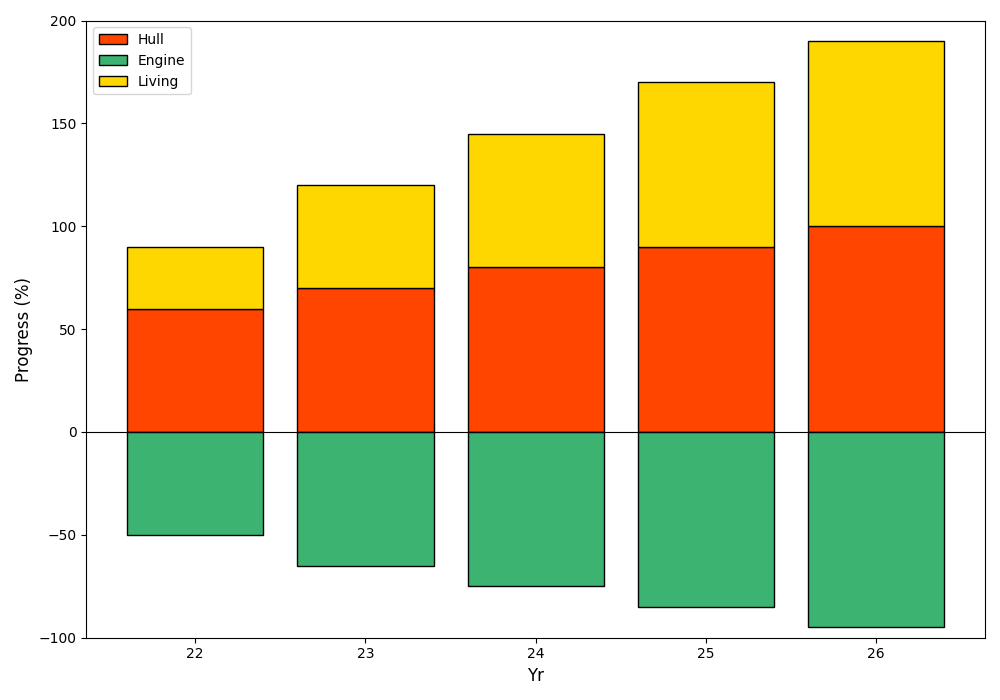

Write the Python code that produced this figure.
import matplotlib.pyplot as plt
import numpy as np

years = ['22', '23', '24', '25', '26']
hull = np.array([60, 70, 80, 90, 100])
engine = np.array([-50, -65, -75, -85, -95])
living = np.array([30, 50, 65, 80, 90])

fig, ax = plt.subplots(figsize=(10, 7))

new_colors = ['#FF4500', '#3CB371', '#FFD700']

ax.bar(years, hull, color=new_colors[0], edgecolor='black', label='Hull')
ax.bar(years, engine, color=new_colors[1], edgecolor='black', label='Engine')
ax.bar(years, living, color=new_colors[2], edgecolor='black', label='Living', bottom=hull)

ax.set_xlabel('Yr', fontsize=12)
ax.set_ylabel('Progress (%)', fontsize=12)
ax.axhline(0, color='black', linewidth=0.8)

ax.set_ylim(-100, 200)
ax.legend()

plt.tight_layout()
plt.show()
